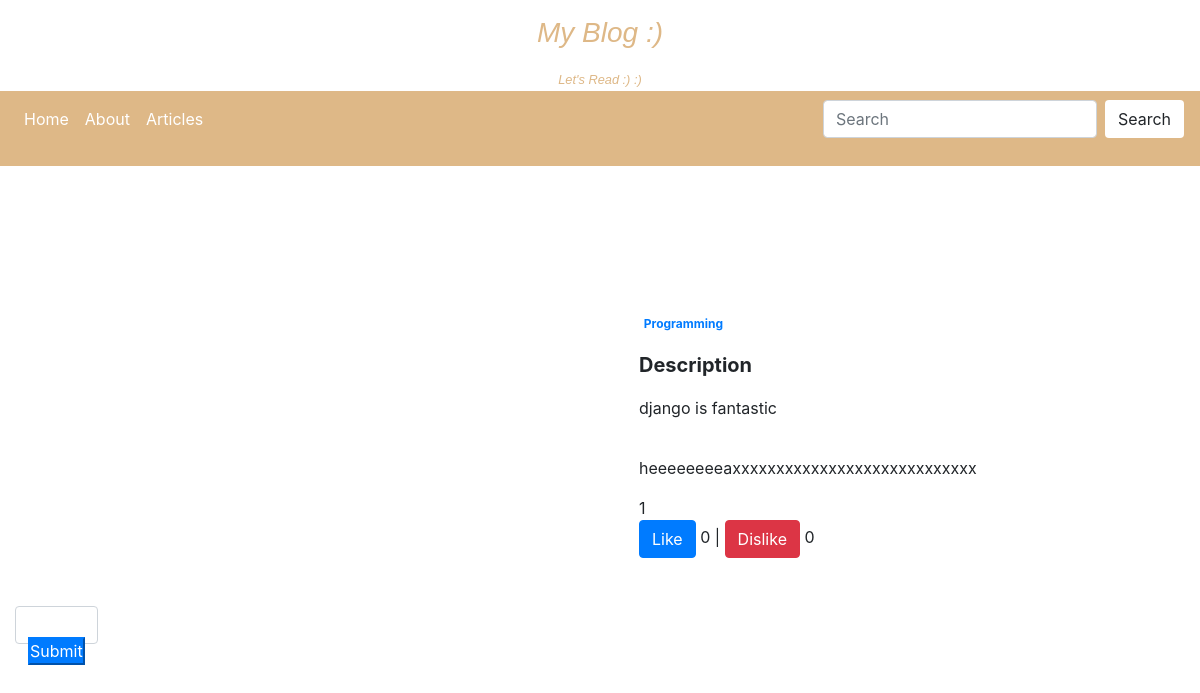
/postdetail/1/ (signed in), run on an earlier commit of the app's database.
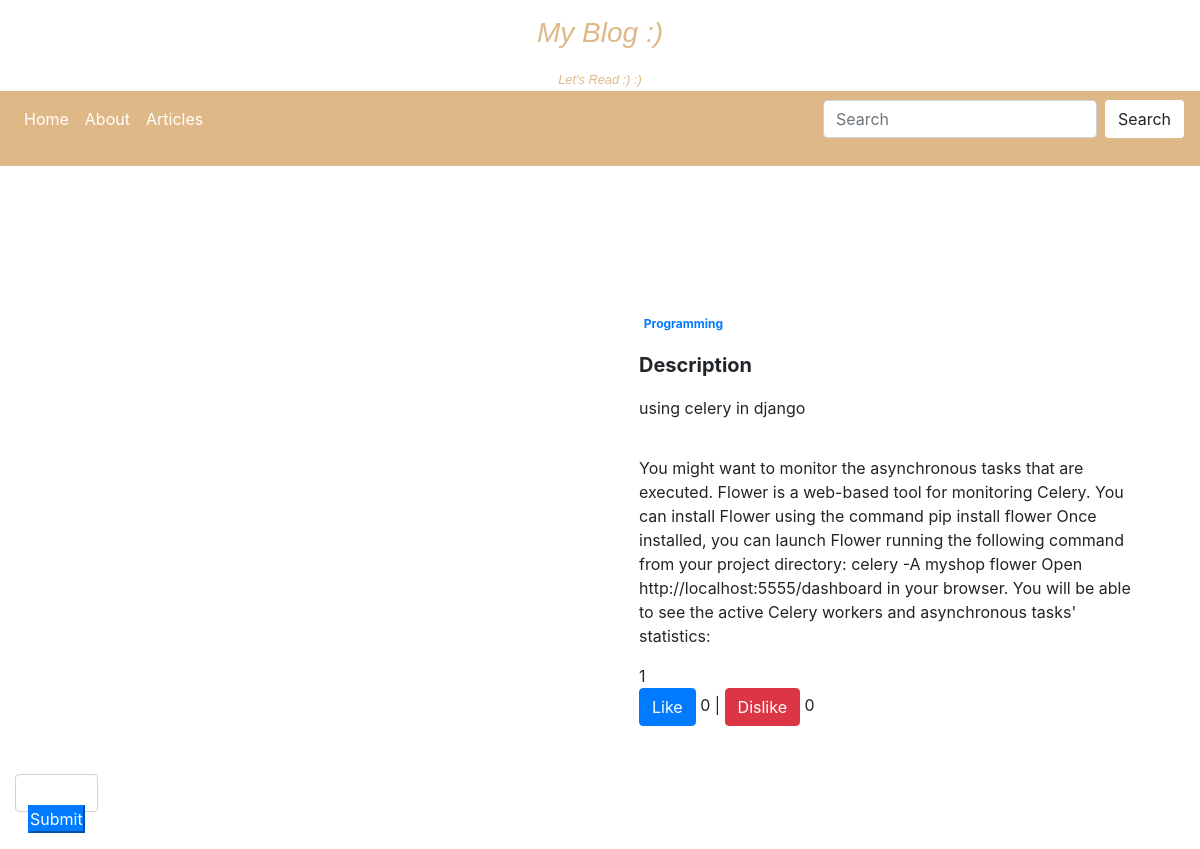
And on a later commit of the database.
### home/models.py (models this page shows, shortened)
class Post(models.Model):
    title = models.CharField(max_length=50)
    category = models.ForeignKey(Category, on_delete=models.CASCADE)
    description = models.TextField()
    timestamp = models.DateTimeField(auto_now_add=True)
    comments_count = models.IntegerField(default=0)
    post_image = models.ImageField(default='')
    featured = models.BooleanField()
    body = models.TextField()
    user = models.ManyToManyField(User, blank=True)
    likes = models.IntegerField(default=0)
    dislikes = models.IntegerField(default=0)

class Category(models.Model):
    name = models.CharField(max_length=20)
    class Meta:
        verbose_name_plural = "Categories"
    def __str__(self):
        return self.name

### home/views.py (the view)
# urls.py: path('postdetail/<int:id>/', views.post_detail, name='post_detail'),
@login_required
def post_detail(request, id):
    post = Post.objects.get(id=id)
    form = CommentForm(request.POST or None)
    if request.method == 'POST':
        if form.is_valid():
            form.instance.user = request.user
            form.instance.post = post
            form.save()
    else:
        form = CommentForm()
    return render (request, 'detail.html', {'post': post, 'id': id})

### home/templates/detail.html (shortened to what this page needs)
{% extends 'base.html' %}
{% load static %}
{% block content %}
<main class="mt-5 pt-4">
    <div class="container dark-grey-text mt-5">
      <div class="row wow fadeIn">
        <div class="col-md-6 mb-4">
        </div>
        <div class="col-md-6 mb-4">
          <div class="p-4">
            <div class="mb-3">
              <a href="">
                <span class="badge purple mr-1">{{post.category }}</span>
              </a>
            </div>
            <p class="lead font-weight-bold">Description</p>
            <p>{{ post.description }}</p>
                <div class="comments">
             </div>
            <p>{{ post.body }}</p>
            {{post.id}}
            <br>
            <a href="#" onClick="document.getElementById('likebutton').submit()" class="btn btn-primary btn-md my-0 p">Like</a> {{post.likes}}   |
            <a href="#" onClick="document.getElementById('dislikebutton').submit()" class="btn btn-danger btn-md my-0 p">Dislike</a> {{post.dislikes}}
          </div>
        </div>
            <form method="post">
              <div class="row">
                <div class="form-control col-md-12 mb-4">
                       <br>
                      <button class="tn btn-primary mb-3">Submit</button>
                </div>
              </div>
            </form>
      <br>
      <br>
      <br>
      </div>
      </div>
  </main>
{% endblock %}

What changed in the data, as far as the page shows it:
changed Post "Programming": description "django is fantastic" → "using celery in django"; body "heeeeeeeeaxxxxxxxxxxxxxxxxxxxxxxxxxxxx" → "You might want to monitor the asynchronous tasks that are executed. Flower is a web-based tool for monitoring Celery. You can install Flower using the command pip install flower Once installed, you can launch Flower running the following command from your project directory: celery -A myshop flower Open http://localhost:5555/dashboard in your browser. You will be able to see the active Celery workers and asynchronous tasks' statistics:"
